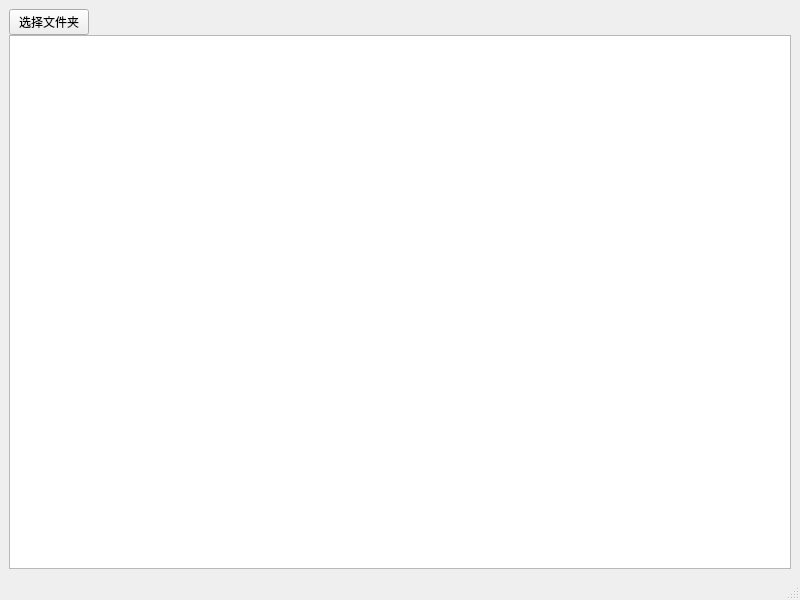
<?xml version="1.0" encoding="UTF-8"?>
<ui version="4.0">
 <class>MainWindow</class>
 <widget class="QMainWindow" name="MainWindow">
  <property name="geometry">
   <rect>
    <x>0</x>
    <y>0</y>
    <width>800</width>
    <height>600</height>
   </rect>
  </property>
  <property name="windowTitle">
   <string>MainWindow</string>
  </property>
  <widget class="QWidget" name="centralwidget">
   <layout class="QGridLayout" name="gridLayout_2">
    <item row="0" column="0">
     <layout class="QGridLayout" name="gridLayout">
      <property name="spacing">
       <number>0</number>
      </property>
      <item row="2" column="0">
       <widget class="QListView" name="listView"/>
      </item>
      <item row="1" column="0">
       <widget class="QPushButton" name="pushButton">
        <property name="sizePolicy">
         <sizepolicy hsizetype="Fixed" vsizetype="Fixed">
          <horstretch>0</horstretch>
          <verstretch>0</verstretch>
         </sizepolicy>
        </property>
        <property name="text">
         <string>选择文件夹</string>
        </property>
       </widget>
      </item>
     </layout>
    </item>
   </layout>
  </widget>
  <widget class="QMenuBar" name="menubar">
   <property name="geometry">
    <rect>
     <x>0</x>
     <y>0</y>
     <width>800</width>
     <height>37</height>
    </rect>
   </property>
  </widget>
  <widget class="QStatusBar" name="statusbar"/>
 </widget>
 <resources/>
 <connections/>
</ui>
